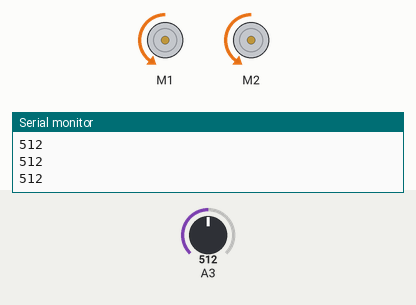
This sketch was run on a simulated Arduino Nano, built with avr-gcc and run on an emulated ATmega328P. On the bench: 2 × DC motor (green arrow = forward, orange = backward, longer = faster), the last lines printed to the serial monitor. The test bench sets the inputs (shaded band); at power-on: A3 = 512.

Above: at 1.2 s.
1.3 s: A3 set to 987
4.3 s: A3 set to 1014
At 4.4 s:
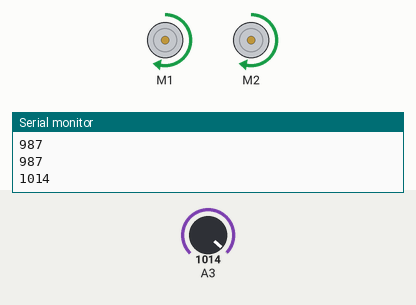
Timing chart, 0 to 13.3 s (numbered marks = the images above; inputs shaded):
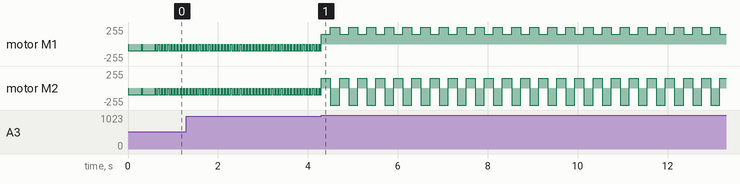

The sketch:

RedBot_Table.ino
```cpp
/***********************************************************************
 * Exp6_LineFollowing_IRSensors -- RedBot Experiment 6
 *
 * This code reads the three line following sensors on A3, A6, and A7
 * and prints them out to the Serial Monitor. Upload this example to your
 * RedBot and open up the Serial Monitor by clicking the magnifying glass
 * in the upper-right hand corner.
 *
 * This sketch was written by SparkFun Electronics,with lots of help from
 * the Arduino community. This code is completely free for any use.
 *
 * 8 Oct 2013 M. Hord
 * Revised, 31 Oct 2014 B. Huang
 ***********************************************************************/

#include <RedBot.h>
RedBotSensor IRSensor1 = RedBotSensor(A3); // initialize a sensor object on A3
RedBotSensor IRSensor2 = RedBotSensor(A6); // initialize a sensor object on A6
RedBotSensor IRSensor3 = RedBotSensor(A7); // initialize a sensor object on A7
RedBotMotor motors;
boolean s1 = true;
boolean s2 = true;
boolean s3 = true;

void setup()
{
  Serial.begin(9600);
}

void loop()
{
  boolean s1 = (IRSensor1.read() < 1000);
  boolean s2 = (IRSensor1.read() < 1000);
  boolean s3 = (IRSensor1.read() < 1000);
  Serial.println(IRSensor1.read());
  if ((s1 + s2 + s3) == 3) {
    motors.drive(-100);
    delay(10);
   // Serial.println("Move");
    motors.brake();
  } else {
    motors.drive(150);
    delay(200);
    motors.brake();
    //Serial.println("Stop");
    motors.pivot(255);
    delay(200);
    motors.brake();

  }
}
```

Measured:
- the behaviour switches between 999 and 1000 on A3 (found by bisection; images 0 and 1)
- after the input at 4.3 s, motor M1: alternates forward 255/255 for 0.20 s and forward 149/255 for 0.20 s, starting at once; motor M2: alternates backward 255/255 for 0.20 s and forward 149/255 for 0.20 s, starting at once
- by itself, motor M1, motor M2: alternates backward 99/255 for 0.06 s and stopped for 0.01 s
